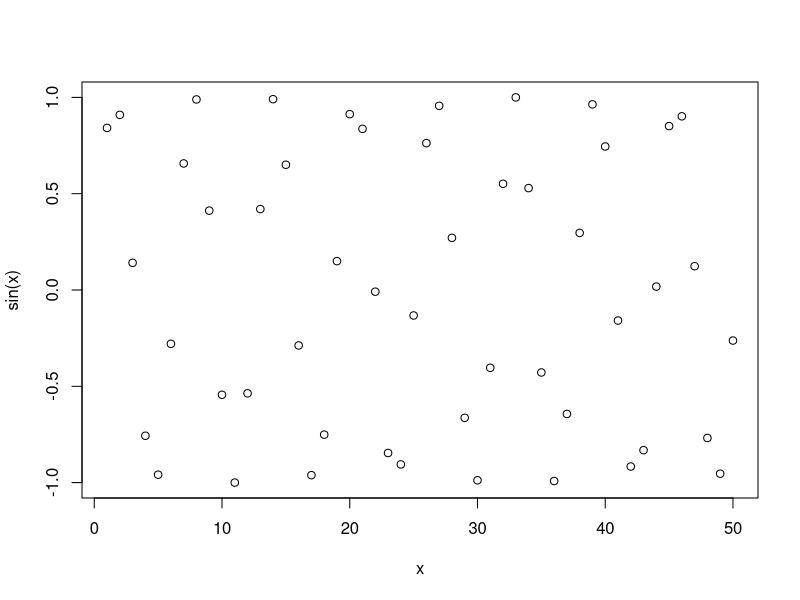
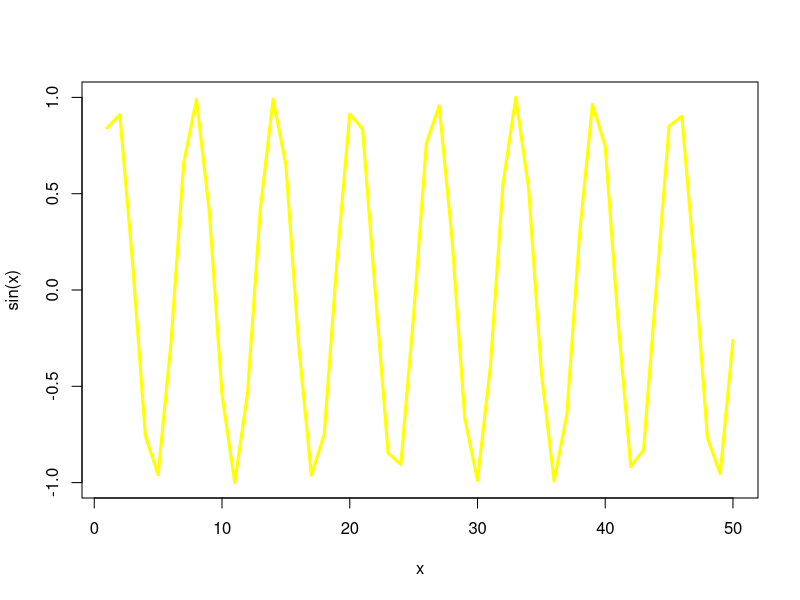

Recreate these plots in R, in order.
#This is a comment
x <- 1:50
plot(x, sin(x))

#Add more input arguments to get this how we want it
plot(x, sin(x), type="l", col="yellow", lwd=3)
